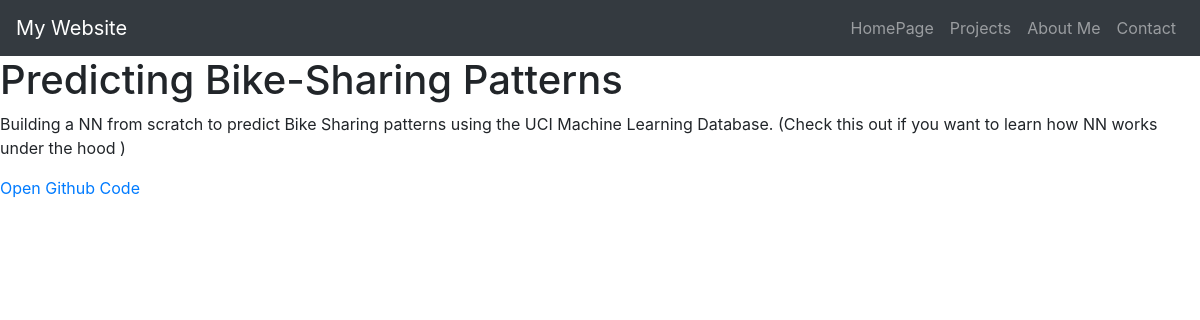
The app's page /project/3/ with its own data.
### mainapp/models.py (models this page shows, shortened)
class Project(models.Model):
    project_title = models.CharField(max_length = 150)
    pub_date = models.DateTimeField('date published')
    project_url = models.URLField(max_length = 200)
    project_description = models.TextField()
    project_title_image = models.ImageField(upload_to = 'images/')

### mainapp/views.py (the view)
# urls.py: path('project/<int:project_id>/',views.project_detail,name='project_detail')
def project_detail(request,project_id):
    project = Project.objects.get(pk = project_id)
    context = {
        'project_id':project_id,
        'project':project
    }
    return render(request,'mainapp/project_detail.html',context)

### mainapp/templates/mainapp/project_detail.html
{% extends 'mainapp/base.html' %}
{% block content %}
    <h1> Entered  {{ project_id}}</h1>
    <h1>{{ project.project_title }}</h1>
    <p>{{ project.project_description }}</p>
    <a href="{{ project.project_url}}" target="_blank">Open Github Code</a>
{% endblock %}

### records on screen
Project: project_title "Predicting Bike-Sharing Patterns", project_description "Building a NN from scratch to predict Bike Sharing patterns using the UCI Machine Learning Database. (Check this out if you want to learn how NN works under the hood )"
